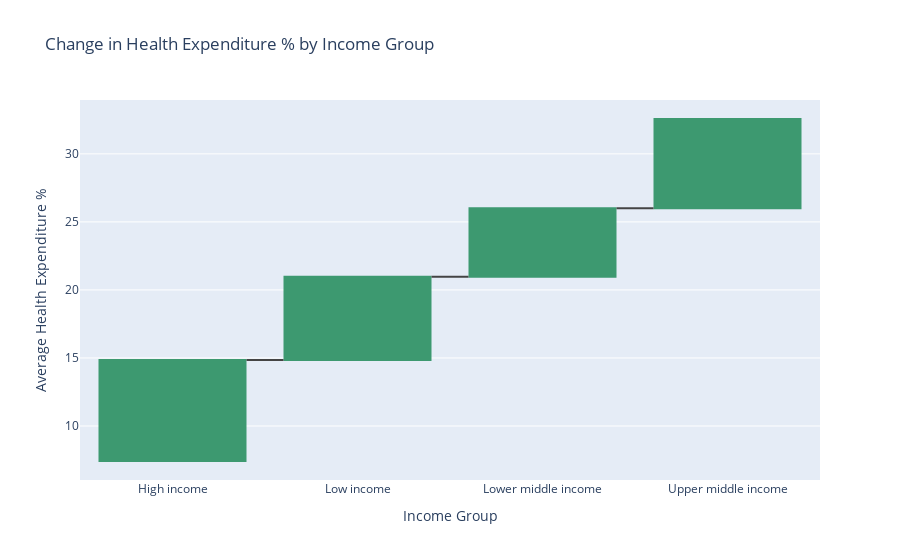

Notebook source saved alongside this figure:
### Markdown cell above
# WATERFALL

### Code cell
# Aggregate average health expenditure % by income group
health_expenditure_by_income_group = df.groupby('IncomeGroup')['Health Expenditure %'].mean().reset_index()

# Create waterfall chart
fig = go.Figure()

# Add the initial value
fig.add_trace(go.Waterfall(
    x=health_expenditure_by_income_group['IncomeGroup'],
    y=health_expenditure_by_income_group['Health Expenditure %'],
    base=health_expenditure_by_income_group['Health Expenditure %'].iloc[0],
    name='Health Expenditure % Change by Income Group'
))

fig.update_layout(
    title='Change in Health Expenditure % by Income Group',
    xaxis_title='Income Group',
    yaxis_title='Average Health Expenditure %'
)

fig.show()

### Figure 1 — Plotly figure (JSON) as saved in the notebook; plotly's stock layout.template omitted (floating-point values rounded to 4 significant figures)
{"data": [{"base": 7.426, "name": "Health Expenditure % Change by Income Group", "type": "waterfall", "x": ["High income", "Low income", "Lower middle income", "Upper middle income"], "y": [7.426, 6.114, 5.036, 6.56]}], "layout": {"title": {"text": "Change in Health Expenditure % by Income Group"}, "xaxis": {"title": {"text": "Income Group"}}, "yaxis": {"title": {"text": "Average Health Expenditure %"}}}}
